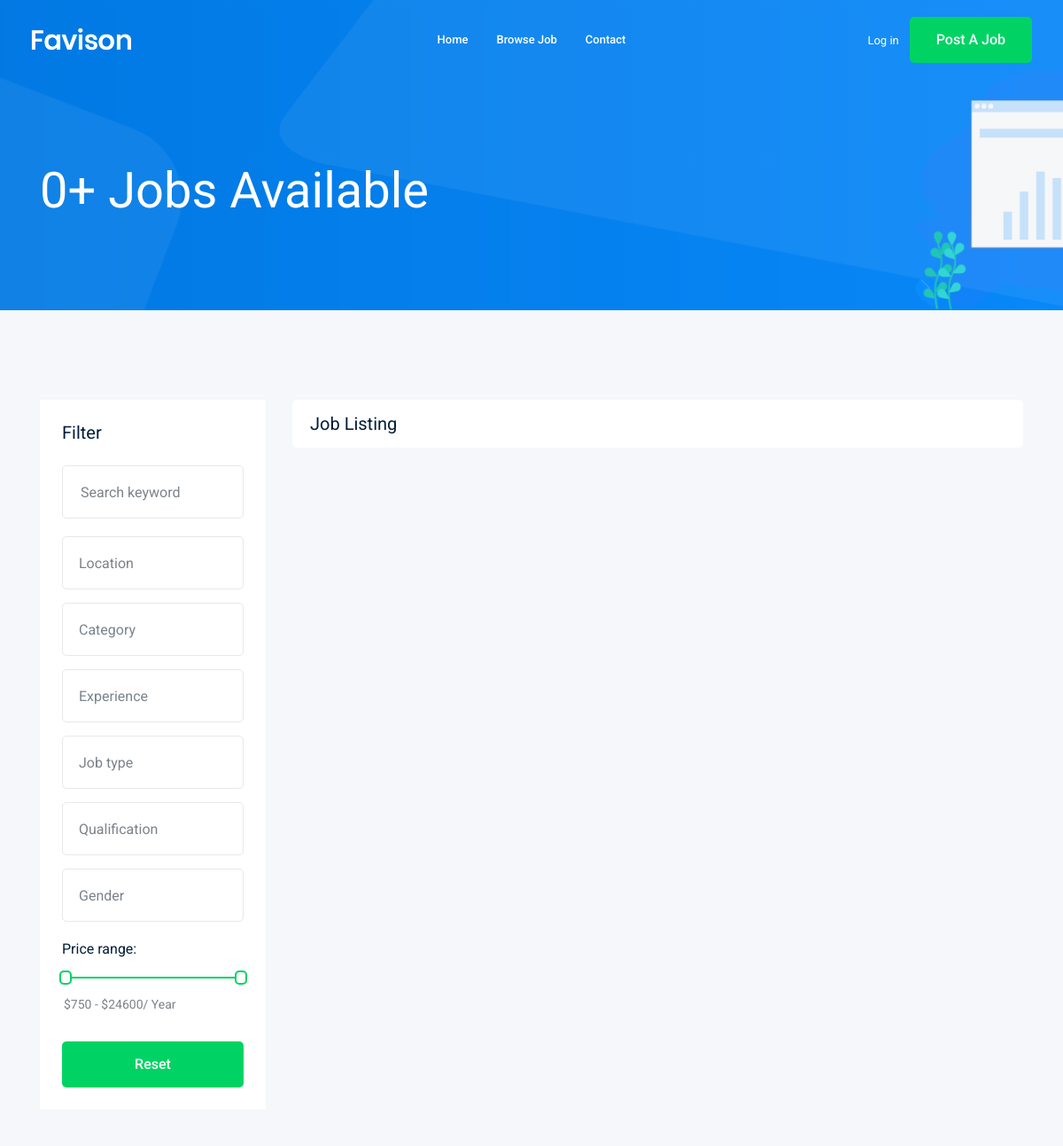
The app's page /jobs/ (upper part), older data.
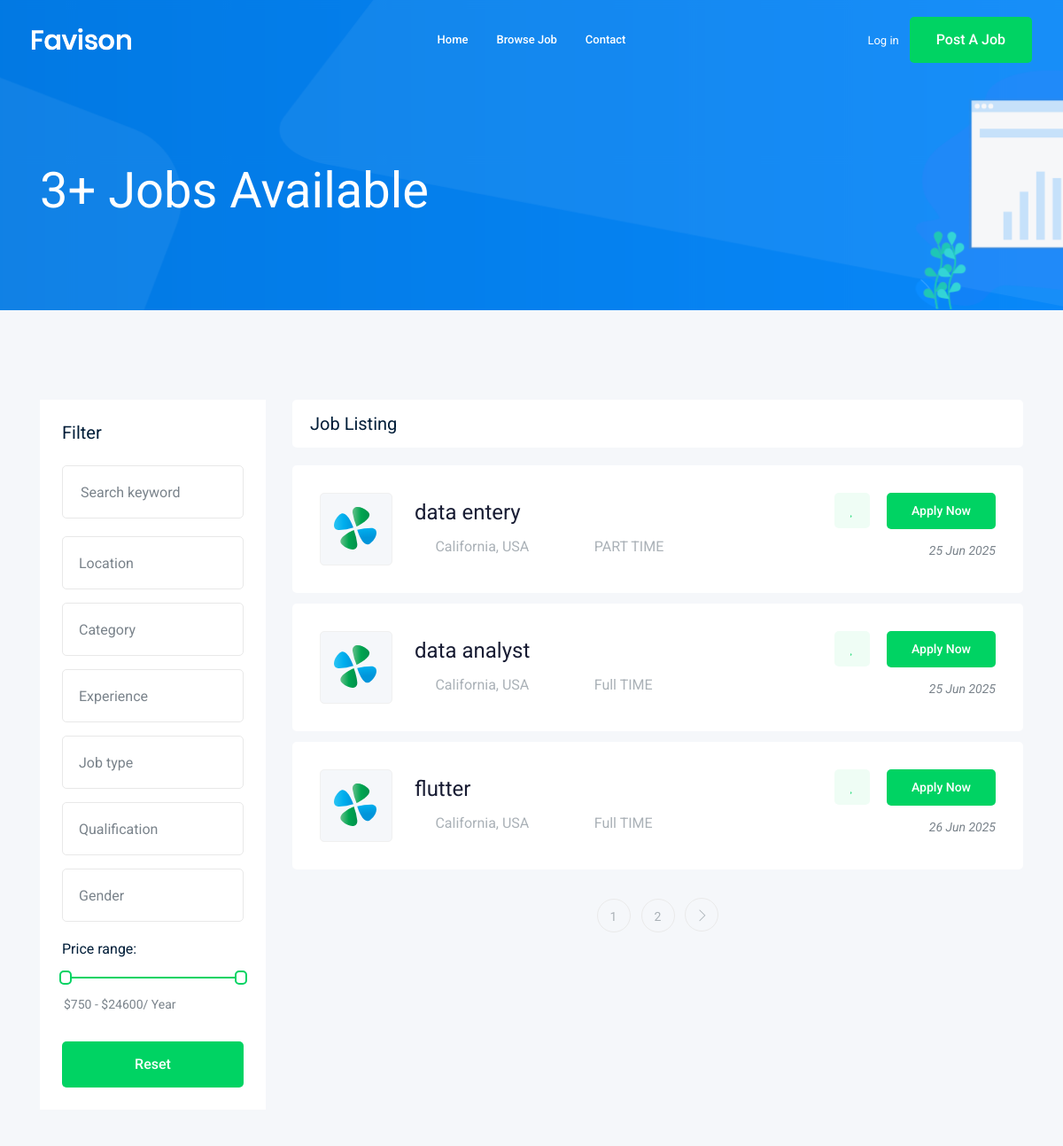
The same page, newer data.
### job/models.py (models this page shows, shortened)
class job(models.Model):
    owner= models.ForeignKey(User, related_name=("JOB_OWNER"), on_delete=models.CASCADE)
    title = models.CharField(max_length=100)
    JOB_Type = models.CharField(max_length=100,choices=JOB_TYPE)
    description = models.TextField(max_length=1000)
    published_ate = models.DateTimeField(auto_now=True)
    vacancy = models.IntegerField(default=1)
    salary = models.IntegerField(default=0)
    experience = models.IntegerField(default=0)
    Categories = models.ForeignKey('Category',on_delete=models.CASCADE)
    image = models.ImageField(upload_to=image_upload)
    slug = models.SlugField(blank =True,null=True )
    def __str__(self):
        return  self.title

### job/views.py (the view)
# urls.py: path('',views.job_list,name='job_list'),
def job_list (request):
    job_list = job.objects.all()
    paginator = Paginator(job_list, 3)  # Show 25 contacts per page.
    page_number = request.GET.get("page")
    page_obj = paginator.get_page(page_number)
    context = {'jobs':page_obj}
    return render(request,'job/job_list.html',context)

### job/templates/job/job_list.html (shortened to what this page needs)
{% extends 'base.html' %}
  {% block body %}
    <div class="bradcam_area bradcam_bg_1">
        <div class="container">
            <div class="row">
                <div class="col-xl-12">
                    <div class="bradcam_text">
                        <h3>{{ jobs|length }}+ Jobs Available</h3>
                    </div>
                </div>
            </div>
        </div>
    </div>
    <div class="job_listing_area plus_padding">
        <div class="container">
            <div class="row">
                <div class="col-lg-3">
                    <div class="job_filter white-bg">
                        <div class="form_inner white-bg">
                            <h3>Filter</h3>
                            <form action="#">
                                <div class="row">
                                    <div class="col-lg-12">
                                        <div class="single_field">
                                            <input type="text" placeholder="Search keyword">
                                        </div>
                                    </div>
                                    <div class="col-lg-12">
                                    </div>
                                    <div class="col-lg-12">
                                    </div>
                                    <div class="col-lg-12">
                                    </div>
                                    <div class="col-lg-12">
                                    </div>
                                    <div class="col-lg-12">
                                    </div>
                                    <div class="col-lg-12">
                                    </div>
                                </div>
                            </form>
                        </div>
                        <div class="range_wrap">
                            <label for="amount">Price range:</label>
                            <div id="slider-range"></div>
                            <p>
                                <input type="text" id="amount" readonly style="border:0; color:#7A838B; font-size: 14px; font-weight:400;">
                            </p>
                        </div>
                        <div class="reset_btn">
                            <button  class="boxed-btn3 w-100" type="submit">Reset</button>
                        </div>
                    </div>
                </div>
                <div class="col-lg-9">
                    <div class="recent_joblist_wrap">
                        <div class="recent_joblist white-bg ">
                            <div class="row align-items-center">
                                <div class="col-md-6">
                                    <h4>Job Listing</h4>
                                </div>
                                <div class="col-md-6">
                                </div>
                            </div>
                        </div>
                    </div>
                    <div class="job_lists m-0">
                        <div class="row">
                            {% for job in jobs %}
                            <div class="col-lg-12 col-md-12">
                                <div class="single_jobs white-bg d-flex justify-content-between">
                                    <div class="jobs_left d-flex align-items-center">
                                        <div class="thumb">
                                            <img src="img/svg_icon/1.svg" alt="">
                                        </div>
                                        <div class="jobs_conetent">
                                            <a href="{% url 'jobs:job_details' job.slug %}"><h4>{{ job }}</h4></a>
                                            <div class="links_locat d-flex align-items-center">
                                                <div class="location">
                                                    <p> <i class="fa fa-map-marker"></i> California, USA</p>
                                                </div>
                                                <div class="location">
                                                    <p> <i class="fa fa-clock-o"></i> {{ job.JOB_Type }}</p>
                                                </div>
                                            </div>
                                        </div>
                                    </div>
                                    <div class="jobs_right">
                                        <div class="apply_now">
                                            <a class="heart_mark" href="#"> <i class="fa fa-heart"></i> </a>
                                            <a href="{% url 'jobs:job_details' job.slug %}" class="boxed-btn3">Apply Now</a>
                                        </div>
                                        <div class="date">
                                            <p>{{ job.published_ate|date:'d M o'}}</p>
                                        </div>
                                    </div>
                                </div>
                            </div>
                            {% endfor %}
                        </div>
                        {% if  jobs.has_other_pages %}
                        <div class="row">
                            <div class="col-lg-12">
                                <div class="pagination_wrap">
                                    <ul>
                                        {% for i in jobs.paginator.page_range %}
                                        <li><a href="?page={{i}}"><span>{{i}}</span></a></li>
                                        {% endfor %}
                                        {% if jobs.has_next %}
                                        <li><a href="?page={{jobs.next_page_number}}"> <i class="ti-angle-right"></i> </a></li>
                                        {% endif %}
                                    </ul>
                                </div>
                            </div>
                        </div>
                        {% endif %}
                    </div>
                </div>
            </div>
        </div>
    </div>
 {% endblock body %}

### templates/base.html (shortened to what this page needs)
{% load static %}
{% load bootstrap4 %}
<!doctype html>
<html class="no-js" lang="zxx">
<head>
    <link rel="stylesheet" href="{% static 'css/bootstrap.min.css' %}">
    <link rel="stylesheet" href="{% static 'css/owl.carousel.min.css'%}">
    <link rel="stylesheet" href="{% static 'css/magnific-popup.css'%}">
    <link rel="stylesheet" href="{% static 'css/font-awesome.min.css'%}">
    <link rel="stylesheet" href="{% static 'css/themify-icons.css'%}">
    <link rel="stylesheet" href="{% static 'css/nice-select.css'%}">
    <link rel="stylesheet" href="{% static 'css/flaticon.css'%}">
    <link rel="stylesheet" href="{% static 'css/jquery-ui.css'%}">
    <link rel="stylesheet" href="{% static 'css/gijgo.css'%}">
    <link rel="stylesheet" href="{% static 'css/animate.min.css'%}">
    <link rel="stylesheet" href="{% static 'css/slicknav.css'%}">
    <link rel="stylesheet" href="{% static 'css/style.css' %}">
</head>
<body>
    <header>
        <div class="header-area ">
            <div id="sticky-header" class="main-header-area">
                <div class="container-fluid ">
                    <div class="header_bottom_border">
                        <div class="row align-items-center">
                            <div class="col-xl-3 col-lg-2">
                                <div class="logo">
                                    <a href="index.html">
                                        <img src="img/logo.png" alt="">
                                    </a>
                                </div>
                            </div>
                            <div class="col-xl-6 col-lg-7">
                                <div class="main-menu  d-none d-lg-block">
                                    <nav>
                                        <ul id="navigation">
                                            <li><a href="/">home</a></li>
                                            <li><a href="/jobs/">Browse Job</a></li>
                                            <li><a href="{% url 'contact:contact'%}">Contact</a></li>
                                        </ul>
                                    </nav>
                                </div>
                            </div>
                            <div class="col-xl-3 col-lg-3 d-none d-lg-block">
                                <div class="Appointment">
                                    {% if user.is_authenticated%}
                                    <div class="phone_num d-none d-xl-block">
                                        <a href="{% url 'accounts:profile' user.id %}">profile</a>
                                    </div>
                                    {%else%}
                                        <div class="phone_num d-none d-xl-block">
                                        <a href="{% url 'login' %}">Log in</a>
                                    </div>
                                    {%endif%}
                                    <div class="d-none d-lg-block">
                                        <a class="boxed-btn3" href="/jobs/add">Post a Job</a>
                                    </div>
                                </div>
                            </div>
                            <div class="col-12">
                            </div>
                        </div>
                    </div>
                </div>
            </div>
        </div>
    </header>
    {% block body%}
    {% endblock body %}
</body>
</html>

Row changes from the older to the newer data that the page shows:
added job: title "data entery", JOB_Type "PART TIME", published_ate "25 Jun 2025"
added job: title "data analyst", JOB_Type "Full TIME", published_ate "25 Jun 2025"
added job: title "flutter", JOB_Type "Full TIME", published_ate "26 Jun 2025"
Text that changed along with them:
{{ jobs|length }}: "0" → "3"
new list line: "1"
new list line: "2"
